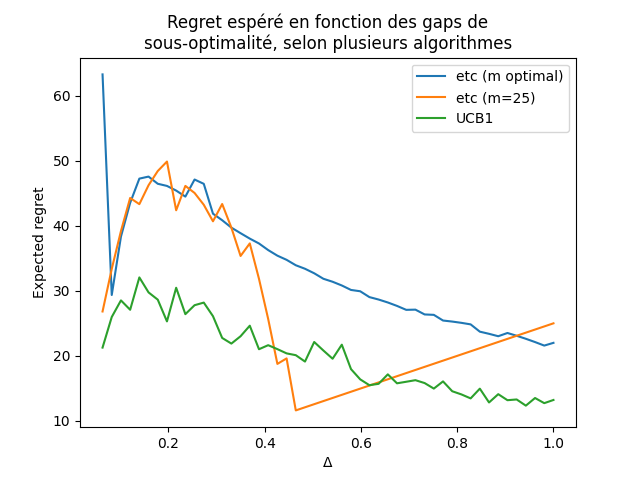

The script that saved this image:
import numpy
from tqdm import tqdm
from os import path
from pathlib import Path
from matplotlib import pyplot
from bandit import NormalBandit
from .b import ETC, ETCOptimal, UCB1


N = 50
T = 1000
n_gaps = 50
sigma = 1

gaps = numpy.linspace(numpy.sqrt(4 * sigma**2 / T) + 0.00001, 1.0, n_gaps, dtype=float)

algorithms = [
  lambda bandit, T: ETCOptimal(bandit=bandit, T=T),
  lambda *_: ETC(m=25),
  lambda *_: UCB1(),
]

alg_bar = tqdm(total=len(algorithms))
instance_bar = tqdm(total=gaps.size)

for algo_factory in algorithms:
  instance_bar.reset()
  all_regrets = []

  for i in range(N):
    instance_regrets = []

    for gap in gaps:
      means = numpy.array([0.5 - gap/2, 0.5 + gap/2])

      bandit = NormalBandit(means=means, sigma=sigma, seed=i)
      algo = algo_factory(bandit, T)

      algo.execute(bandit, T)
      regret = bandit.get_cumulative_regret()[-1]

      instance_regrets.append(regret)
    
    all_regrets.append(instance_regrets)
    instance_bar.update()

  mean = numpy.mean(all_regrets, axis=0)
  # std = numpy.std(all_regrets, axis=0)

  pyplot.plot(gaps, mean, label=algo.get_name())
  # pyplot.fill_between(gaps, mean - std, mean + std, alpha=0.4)

  alg_bar.update()

alg_bar.refresh()
instance_bar.refresh()

pyplot.title('Regret espéré en fonction des gaps de\nsous-optimalité, selon plusieurs algorithmes')
pyplot.xlabel('$\Delta$')
pyplot.ylabel('Expected regret')
pyplot.legend()
pyplot.savefig(path.join(Path.cwd(), 'q1', 'c.png'))
